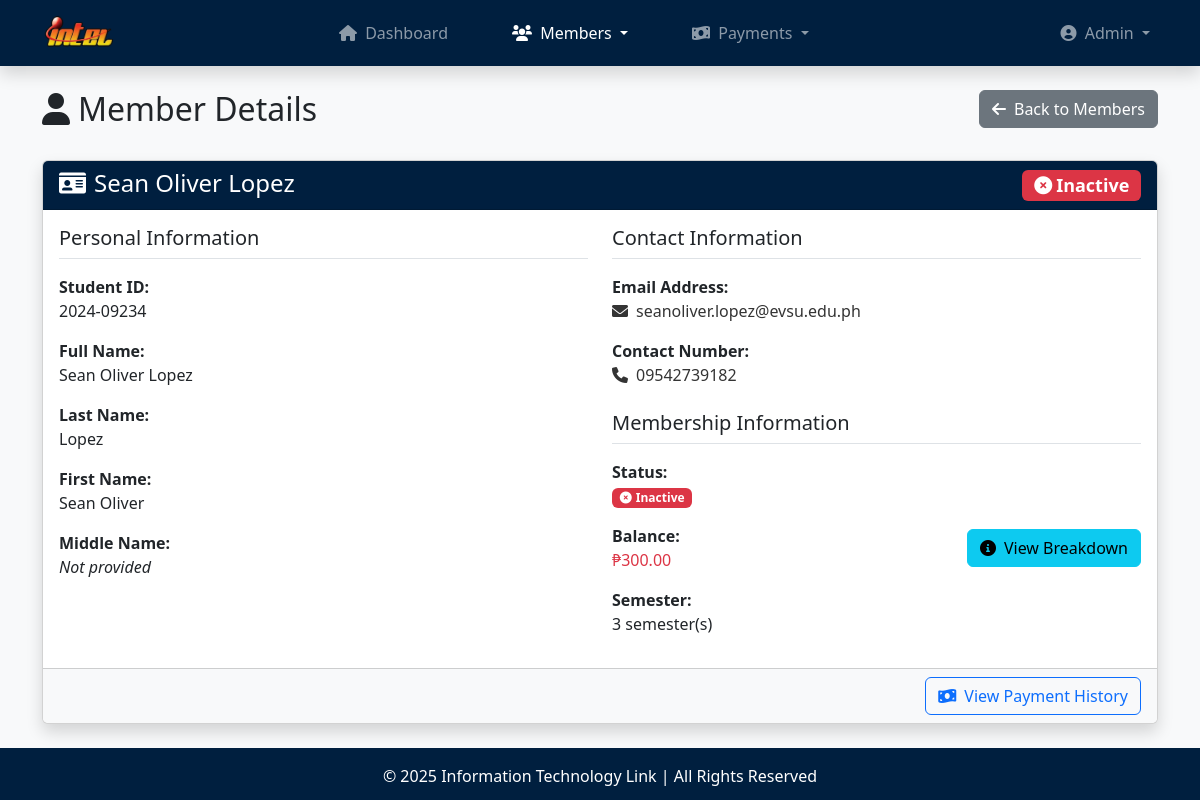
Page /view_member.php?id=2024-09234 on the earlier database version.
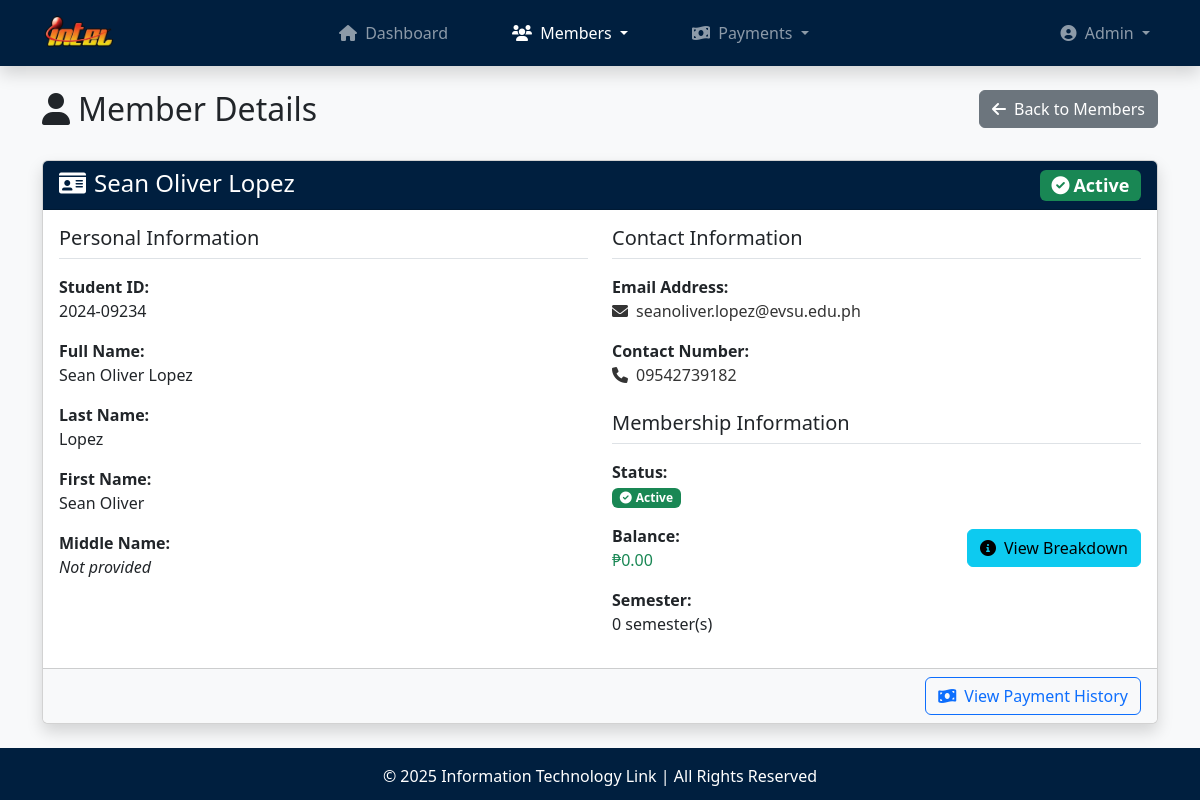
Same page on the later database version.
### tables this page shows
CREATE TABLE `members` (
  `member_id` varchar(25) NOT NULL,
  `last_name` varchar(30) NOT NULL,
  `first_name` varchar(30) NOT NULL,
  `middle_name` varchar(30) DEFAULT NULL,
  `contact_num` varchar(15) NOT NULL,
  `email` varchar(60) NOT NULL,
  `status` enum('Active','Inactive') NOT NULL,
  `membership_date` timestamp NOT NULL DEFAULT current_timestamp()
);

### view_member.php (the view, shortened to what the changed rows need)
<?php
    require_once('database.php');
    require_once('functions.php');
    $member_id = sanitize_input($_GET['id']);
    $stmt = $conn->prepare("
        SELECT
            m.*,
            COALESCE(SUM(f.fee_amount), 0) AS total_fee_amount,
            COUNT(f.semester) AS semester_count,
            COALESCE(SUM(CASE WHEN f.status = 'Unpaid' THEN f.fee_amount ELSE 0 END), 0) AS total_unpaid_fees,
            COUNT(CASE WHEN f.status = 'Unpaid' THEN f.semester END) AS unpaid_semester_count
        FROM members m
        LEFT JOIN fees f ON m.member_id = f.member_id
        WHERE m.member_id = ?
        GROUP BY m.member_id
    ");
    $stmt->bind_param("s", $member_id);
    $stmt->execute();
    $result = $stmt->get_result();
    $member = $result->fetch_assoc();
?>
<!DOCTYPE html>
<html lang="en">
<head>
    <link rel="stylesheet" href="https://cdn.jsdelivr.net/npm/bootstrap@5.3.0-alpha1/dist/css/bootstrap.min.css">
    <link rel="stylesheet" href="https://cdnjs.cloudflare.com/ajax/libs/font-awesome/6.0.0/css/all.min.css">
</head>
<body>
    <?php include('navbar.php'); ?>
    <main class="container my-4">
        <div class="row mb-4">
            <div class="col-md-6">
                <h2><i class="fas fa-user me-2"></i>Member Details</h2>
            </div>
        </div>
        <div class="card shadow">
            <div class="card-header bg-navy text-white">
                <h4 class="mb-0">
                    <i class="fas fa-id-card me-2"></i><?php echo htmlspecialchars(format_name($member['first_name'], $member['last_name'], $member['middle_name'])); ?>
                    <span class="float-end"><?php echo get_status_badge($member['status']); ?></span>
                </h4>
            </div>
            <div class="card-body">
                <div class="row">
                    <div class="col-md-6">
                        <div class="mb-3">
                            <label class="fw-bold">Student ID:</label>
                            <p><?php echo htmlspecialchars($member['member_id']); ?></p>
                        </div>
                        <div class="mb-3">
                            <label class="fw-bold">Full Name:</label>
                            <p><?php echo htmlspecialchars(format_name($member['first_name'], $member['last_name'], $member['middle_name'])); ?></p>
                        </div>
                        <div class="mb-3">
                            <label class="fw-bold">Last Name:</label>
                            <p><?php echo htmlspecialchars($member['last_name']); ?></p>
                        </div>
                        <div class="mb-3">
                            <label class="fw-bold">First Name:</label>
                            <p><?php echo htmlspecialchars($member['first_name']); ?></p>
                        </div>
                    </div>
                    <div class="col-md-6">
                        <div class="mb-3">
                            <p>
                                <a href="mailto:<?php echo htmlspecialchars($member['email']); ?>" class="text-decoration-none">
                                    <i class="fas fa-envelope me-2"></i><?php echo htmlspecialchars($member['email']); ?>
                                </a>
                            </p>
                        </div>
                        <div class="mb-3">
                            <p>
                                <a href="tel:<?php echo htmlspecialchars($member['contact_num']); ?>" class="text-decoration-none">
                                    <i class="fas fa-phone me-2"></i><?php echo htmlspecialchars($member['contact_num']); ?>
                                </a>
                            </p>
                        </div>
                        <div class="mb-3">
                            <p><?php echo get_status_badge($member['status']); ?></p>
                        </div>
                        <div class="mb-3 d-flex justify-content-between align-items-center">
                        <div>
                            <div>
                            <?php if ($member['total_unpaid_fees'] > 0): ?>
                                <span class="text-danger">
                                    ₱<?php echo number_format($member['total_unpaid_fees'], 2); ?>
                                </span>
                            <?php else: ?>
                                <span class="text-success">₱0.00</span>
                            <?php endif; ?>
                            </div>
                        </div>
                        </div>
                        <div class="mb-3">
                            <label class="fw-bold">Semester:</label>
                            <p><?php echo htmlspecialchars($member['unpaid_semester_count']); ?> semester(s)</p>
                        </div>
                    </div>
                </div>
            </div>
        </div>
    </main>
</body>
</html>

### functions.php (shortened to what the changed rows need)
<?php
    function sanitize_input($data) {
        $data = trim($data);
        $data = stripslashes($data);
        $data = htmlspecialchars($data, ENT_QUOTES, 'UTF-8');
        return $data;
    }
    function format_name($first_name, $last_name, $middle_name = '') {
        $formatted = "$first_name ";
        $formatted .= $last_name;
        return $formatted;
    }
    function get_status_badge($status) {
        $badge_class = '';
        $icon = '';
        switch ($status) {
            case 'Active':
                $badge_class = 'bg-success';
                $icon = 'check-circle';
                break;
            case 'Inactive':
                $badge_class = 'bg-danger';
                $icon = 'times-circle';
                break;
        }
        return '<span class="badge ' . $badge_class . '"><i class="fas fa-' . $icon . ' me-1"></i>' . $status . '</span>';
    }
?>

Differences in the rows shown:
changed members "Sean Oliver Lopez": status "Inactive Inactive" → "Active Active"
Other differences:
$member['unpaid_semester_count']: "3" → "0"
$member['total_unpaid_fees']: "300.00" → (not shown)
text now shown: "₱0.00"
